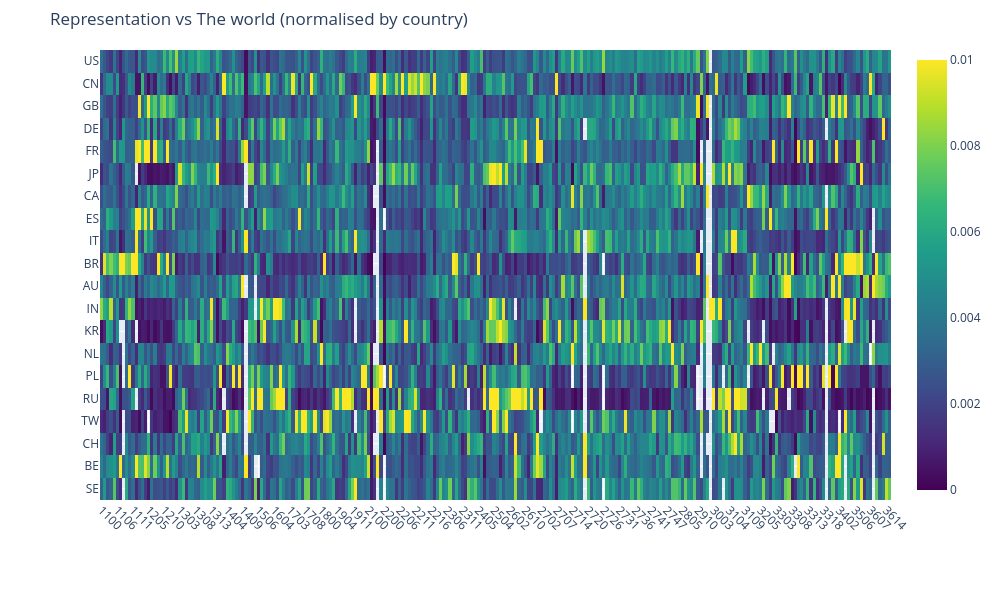

Here is the notebook cell this chart was saved with:
### Code cell
x_labels = list(map(str, df_country_subfield_norm_world.columns))
y_labels = list(map(str, top_20_countries_list))

fig = go.Figure(
    data=go.Heatmap(
        z=df_country_subfield_norm_world_norm.loc[top_20_countries_list].values,
        x=x_labels,
        y=y_labels,
        colorscale="Viridis",
        zmin=0,
        zmax=0.01,
    )
)

# Layout
fig.update_layout(
    title="Representation vs The world (normalised by country)",
    width=1000,
    height=30*len(y_labels),  # taller if more rows
    margin=dict(l=100, r=50, t=50, b=100),
    xaxis=dict(tickangle=45, automargin=True),
    yaxis=dict(autorange="reversed", automargin=True)  # keep top-to-bottom ordering
)

fig.show()

### Figure 1 — Plotly figure (JSON) as saved in the notebook; plotly's stock layout.template omitted (floating-point values rounded to 4 significant figures; data arrays with more than 128 entries replaced by an {"elided": "..."} marker saying what was removed)
{"data": [{"colorscale": [[0.0, "#440154"], [0.1111, "#482878"], [0.2222, "#3e4989"], [0.3333, "#31688e"], [0.4444, "#26828e"], [0.5556, "#1f9e89"], [0.6667, "#35b779"], [0.7778, "#6ece58"], [0.8889, "#b5de2b"], [1.0, "#fde725"]], "x": {"elided": "252 str values"}, "y": ["US", "CN", "GB", "DE", "FR", "JP", "CA", "ES", "IT", "BR", "AU", "IN", "KR", "NL", "PL", "RU", "TW", "CH", "BE", "SE"], "z": {"elided": "20x252 float values"}, "zmax": 0.01, "zmin": 0, "type": "heatmap"}], "layout": {"margin": {"l": 100, "r": 50, "t": 50, "b": 100}, "xaxis": {"tickangle": 45, "automargin": true}, "yaxis": {"autorange": "reversed", "automargin": true}, "title": {"text": "Representation vs The world (normalised by country)"}, "width": 1000, "height": 600}}
